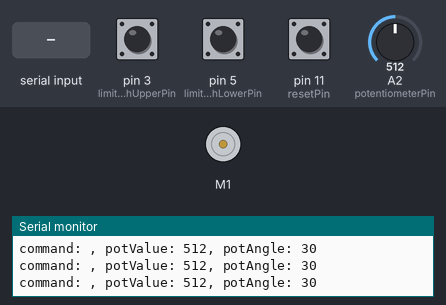
Bench run of a program on a simulated Arduino Uno, built with avr-gcc and run on an emulated ATmega328P. Parts: DC motor (green arrow = forward, orange = backward, longer = faster), the last lines printed to the serial monitor. Inputs (shaded band) come from the test bench; at power-on: pin 3 (limitSwitchUpperPin) LOW, pin 5 (limitSwitchLowerPin) LOW, A2 (potentiometerPin) = 512, pin 11 (resetPin) HIGH.

Above: at 1.2 s.
1.3 s: "moveUp\n" received over Serial
At 2.2 s:
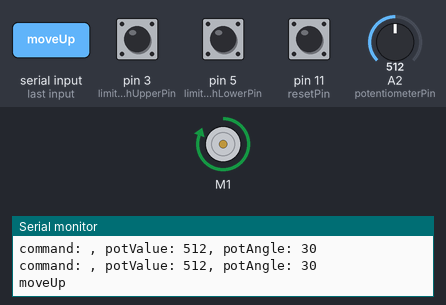
2.8 s: pin 3 (limitSwitchUpperPin) pulled HIGH for 0.15 s
At 4.0 s:
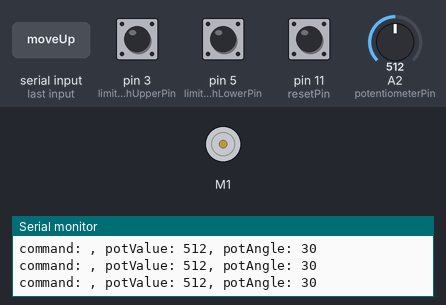
4.4 s: "moveDown\n" received over Serial
At 5.6 s:
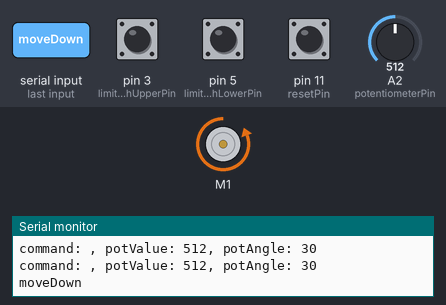
5.9 s: pin 5 (limitSwitchLowerPin) pulled HIGH for 0.15 s
At 6.4 s:
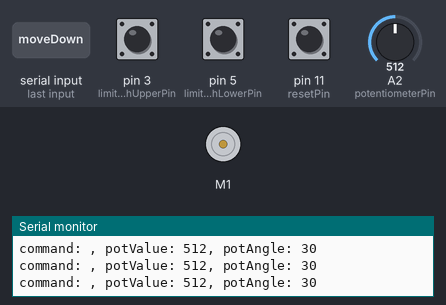
9.0 s: A2 (potentiometerPin) set to 285
12.0 s: A2 (potentiometerPin) set to 262
Timing chart, 0 to 15.0 s (numbered marks = the images above; inputs shaded):
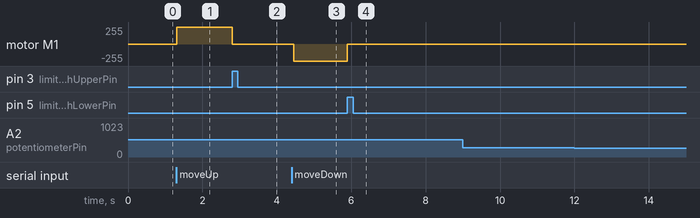

The program:

main.cpp
```cpp
#include <Arduino.h>
#include "DualVNH5019MotorShield.h"

DualVNH5019MotorShield md;
const int limitSwitchUpperPin = 3;  // 上部リミットスイッチ用ピン
const int limitSwitchLowerPin = 5;  // 下部リミットスイッチ用ピン
const int potentiometerPin = A2;    // ポテンショメータ用ピン
const int resetPin = 11;            // リセット用ピン
String current_command = "";        // コマンドを格納する変数

void stopIfFault();
int calcPotAngle(int potentiometerPin, int resetPin, String command);

void setup() {
  Serial.begin(9600);
  pinMode(limitSwitchUpperPin, INPUT);
  pinMode(limitSwitchLowerPin, INPUT);
  pinMode(resetPin, INPUT_PULLUP);
  md.init();
}

void loop() {
  int potAngle = calcPotAngle(potentiometerPin, resetPin, current_command);
  if (Serial.available() > 0) {
    String command = Serial.readStringUntil('\n');

    if (command == "moveUp") { // 上昇
      Serial.println("moveUp");
      // 上部リミットスイッチが押されるまでモーターを動かす
      while (!digitalRead(limitSwitchUpperPin)) {
        md.setM1Speed(400); // 速度を調整
        stopIfFault();
      }
      md.setM1Speed(0); // リミットスイッチが押されたら停止
    } else if (command == "moveDown") { // 下降
      Serial.println("moveDown");
      // 下部リミットスイッチが押されるまでモーターを動かす
      while (!digitalRead(limitSwitchLowerPin)) {
        md.setM1Speed(-400); // 速度を調整
        stopIfFault();
      }
      md.setM1Speed(0); // リミットスイッチが押されたら停止
    }
    if (command == "expandArm" && potAngle > -10) { // 展開
      Serial.print("expandArm, potAngle: "); Serial.println(potAngle);
      current_command = "expandArm";
      // ポテンショメータが-10度より小さくなるまでモーターを動かす
      while (potAngle > -10) {
        potAngle = calcPotAngle(potentiometerPin, resetPin, current_command);
        md.setM1Speed(400); // 速度を調整
        stopIfFault();
      }
      md.setM1Speed(0); // ポテンショメータが-10度より小さくなったら停止
      current_command = "";
    } else if (command == "contractArm") { // 収納
      Serial.print("contractArm, potAngle: "); Serial.println(potAngle);
      current_command = "contractArm";
      // ポテンショメータが90度になるまでモーターを動かす
      while (-5 > (potAngle - 90) || (potAngle - 90) > 5) {
        potAngle = calcPotAngle(potentiometerPin, resetPin, current_command);
        if (potAngle > 90) {
          md.setM1Speed(400); // 速度を調整
        } else {
          md.setM1Speed(-400); // 速度を調整
        }
        stopIfFault();
      }
      md.setM1Speed(0); // ポテンショメータが90度になったら停止
      current_command = "";
    } else if (command == "resetArm" && potAngle < 180){ // 初期位置へ移動
      Serial.print("resetArm, potAngle: "); Serial.println(potAngle);
      current_command = "resetArm";
      while (potAngle < 180 || !digitalRead(resetPin)) {
        potAngle = calcPotAngle(potentiometerPin, resetPin, current_command);
        md.setM1Speed(-400); // 速度を調整
        stopIfFault();
      }
      md.setM1Speed(0); // ポテンショメータが180度になったら停止
      current_command = "";
    }
  }
}

void stopIfFault() {
  if (md.getM1Fault()) {
    Serial.println("M1 fault");
    while(1);
  }
  if (md.getM2Fault()) {
    Serial.println("M2 fault");
    while(1);
  }
}

int calcPotAngle(int potentiometerPin, int resetPin, String command) {
    // アームの展開制御
    int potValue = analogRead(potentiometerPin);
    static int base_angle = 0; // 基準角度を保存する変数（staticで初期化）
    int potAngle = map(potValue, 0, 1023, 0, 300); // ポテンショメータの値を角度に変換

    if (!digitalRead(resetPin)) { // リセットボタンが押されたら基準角度を更新
      base_angle = potAngle;
      potAngle = 180;
    } else { // リセットボタンが押されていない場合は基準角度を考慮
      potAngle = 180 - (potAngle - base_angle);
    }

    Serial.print("command: "); Serial.print(command);
    Serial.print(", potValue: "); Serial.print(potValue);
    Serial.print(", potAngle: "); Serial.println(potAngle);
    return potAngle;
}
```

Measured:
- after the input at 1.3 s, motor M1: stopped → forward 255/255 at once
- after the input at 2.8 s, motor M1: forward 255/255 → stopped at once
- after the input at 4.4 s, motor M1: stopped → backward 255/255 after 0.05 s
- after the input at 5.9 s, motor M1: backward 255/255 → stopped at once
